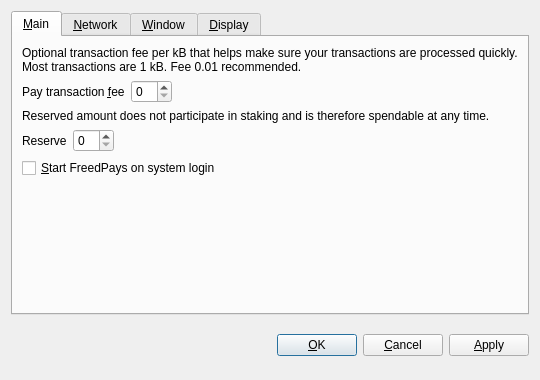
<?xml version="1.0" encoding="UTF-8"?>
<ui version="4.0">
 <class>OptionsDialog</class>
 <widget class="QDialog" name="OptionsDialog">
  <property name="geometry">
   <rect>
    <x>0</x>
    <y>0</y>
    <width>540</width>
    <height>380</height>
   </rect>
  </property>
  <property name="windowTitle">
   <string>Options</string>
  </property>
  <property name="modal">
   <bool>true</bool>
  </property>
  <layout class="QVBoxLayout" name="verticalLayout">
   <item>
    <widget class="QTabWidget" name="tabWidget">
     <property name="tabPosition">
      <enum>QTabWidget::North</enum>
     </property>
     <property name="currentIndex">
      <number>0</number>
     </property>
     <widget class="QWidget" name="tabMain">
      <attribute name="title">
       <string>&amp;Main</string>
      </attribute>
      <layout class="QVBoxLayout" name="verticalLayout_Main">
       <item>
        <widget class="QLabel" name="transactionFeeInfoLabel">
         <property name="text">
          <string>Optional transaction fee per kB that helps make sure your transactions are processed quickly. Most transactions are 1 kB. Fee 0.01 recommended.</string>
         </property>
         <property name="textFormat">
          <enum>Qt::PlainText</enum>
         </property>
         <property name="wordWrap">
          <bool>true</bool>
         </property>
        </widget>
       </item>
       <item>
        <layout class="QHBoxLayout" name="horizontalLayoutFee">
         <item>
          <widget class="QLabel" name="transactionFeeLabel">
           <property name="text">
            <string>Pay transaction &amp;fee</string>
           </property>
           <property name="textFormat">
            <enum>Qt::PlainText</enum>
           </property>
           <property name="buddy">
            <cstring>transactionFee</cstring>
           </property>
          </widget>
         </item>
         <item>
          <widget class="BitcoinAmountField" name="transactionFee"/>
         </item>
         <item>
          <spacer name="horizontalSpacerFee">
           <property name="orientation">
            <enum>Qt::Horizontal</enum>
           </property>
           <property name="sizeHint" stdset="0">
            <size>
             <width>40</width>
             <height>20</height>
            </size>
           </property>
          </spacer>
         </item>
        </layout>
       </item>
       <item>
        <widget class="QLabel" name="reserveBalanceInfoLabel">
         <property name="text">
          <string>Reserved amount does not participate in staking and is therefore spendable at any time.</string>
         </property>
         <property name="textFormat">
          <enum>Qt::PlainText</enum>
         </property>
         <property name="wordWrap">
          <bool>true</bool>
         </property>
        </widget>
       </item>
       <item>
        <layout class="QHBoxLayout" name="horizontalLayoutReserveBalance">
         <item>
          <widget class="QLabel" name="reserveBalanceLabel">
           <property name="text">
            <string>Reserve</string>
           </property>
           <property name="textFormat">
            <enum>Qt::PlainText</enum>
           </property>
           <property name="buddy">
            <cstring>reserveBalance</cstring>
           </property>
          </widget>
         </item>
         <item>
          <widget class="BitcoinAmountField" name="reserveBalance"/>
         </item>
         <item>
          <spacer name="horizontalSpacerReserveBalance">
           <property name="orientation">
            <enum>Qt::Horizontal</enum>
           </property>
           <property name="sizeHint" stdset="0">
            <size>
             <width>40</width>
             <height>20</height>
            </size>
           </property>
          </spacer>
         </item>
        </layout>
       </item>
       <item>
        <widget class="QCheckBox" name="bitcoinAtStartup">
         <property name="toolTip">
          <string>Automatically start FreedPays after logging in to the system.</string>
         </property>
         <property name="text">
          <string>&amp;Start FreedPays on system login</string>
         </property>
        </widget>
       </item>
       <item>
        <spacer name="verticalSpacer_Main">
         <property name="orientation">
          <enum>Qt::Vertical</enum>
         </property>
         <property name="sizeHint" stdset="0">
          <size>
           <width>20</width>
           <height>40</height>
          </size>
         </property>
        </spacer>
       </item>
      </layout>
     </widget>
     <widget class="QWidget" name="tabNetwork">
      <attribute name="title">
       <string>&amp;Network</string>
      </attribute>
      <layout class="QVBoxLayout" name="verticalLayout_Network">
       <item>
        <widget class="QCheckBox" name="mapPortUpnp">
         <property name="toolTip">
          <string>Automatically open the FreedPays client port on the router. This only works when your router supports UPnP and it is enabled.</string>
         </property>
         <property name="text">
          <string>Map port using &amp;UPnP</string>
         </property>
        </widget>
       </item>
       <item>
        <widget class="QCheckBox" name="connectSocks">
         <property name="toolTip">
          <string>Connect to the FreedPays network through a SOCKS5 proxy (e.g. when connecting through Tor).</string>
         </property>
         <property name="text">
          <string>&amp;Connect through SOCKS5 proxy:</string>
         </property>
        </widget>
       </item>
       <item>
        <layout class="QHBoxLayout" name="horizontalLayout_Network">
         <item>
          <widget class="QLabel" name="proxyIpLabel">
           <property name="text">
            <string>Proxy &amp;IP:</string>
           </property>
           <property name="textFormat">
            <enum>Qt::PlainText</enum>
           </property>
           <property name="buddy">
            <cstring>proxyIp</cstring>
           </property>
          </widget>
         </item>
         <item>
          <widget class="QValidatedLineEdit" name="proxyIp">
           <property name="maximumSize">
            <size>
             <width>140</width>
             <height>16777215</height>
            </size>
           </property>
           <property name="toolTip">
            <string>IP address of the proxy (e.g. 127.0.0.1)</string>
           </property>
          </widget>
         </item>
         <item>
          <widget class="QLabel" name="proxyPortLabel">
           <property name="text">
            <string>&amp;Port:</string>
           </property>
           <property name="textFormat">
            <enum>Qt::PlainText</enum>
           </property>
           <property name="buddy">
            <cstring>proxyPort</cstring>
           </property>
          </widget>
         </item>
         <item>
          <widget class="QLineEdit" name="proxyPort">
           <property name="maximumSize">
            <size>
             <width>55</width>
             <height>16777215</height>
            </size>
           </property>
           <property name="toolTip">
            <string>Port of the proxy (e.g. 9050)</string>
           </property>
          </widget>
         </item>
         <item>
          <spacer name="horizontalSpacer_Network">
           <property name="orientation">
            <enum>Qt::Horizontal</enum>
           </property>
           <property name="sizeHint" stdset="0">
            <size>
             <width>40</width>
             <height>20</height>
            </size>
           </property>
          </spacer>
         </item>
        </layout>
       </item>
       <item>
        <spacer name="verticalSpacer_Network">
         <property name="orientation">
          <enum>Qt::Vertical</enum>
         </property>
         <property name="sizeHint" stdset="0">
          <size>
           <width>20</width>
           <height>40</height>
          </size>
         </property>
        </spacer>
       </item>
      </layout>
     </widget>
     <widget class="QWidget" name="tabWindow">
      <attribute name="title">
       <string>&amp;Window</string>
      </attribute>
      <layout class="QVBoxLayout" name="verticalLayout_Window">
       <item>
        <widget class="QCheckBox" name="minimizeToTray">
         <property name="toolTip">
          <string>Show only a tray icon after minimizing the window.</string>
         </property>
         <property name="text">
          <string>&amp;Minimize to the tray instead of the taskbar</string>
         </property>
        </widget>
       </item>
       <item>
        <widget class="QCheckBox" name="minimizeOnClose">
         <property name="toolTip">
          <string>Minimize instead of exit the application when the window is closed. When this option is enabled, the application will be closed only after selecting Quit in the menu.</string>
         </property>
         <property name="text">
          <string>M&amp;inimize on close</string>
         </property>
        </widget>
       </item>
       <item>
        <spacer name="verticalSpacer_Window">
         <property name="orientation">
          <enum>Qt::Vertical</enum>
         </property>
         <property name="sizeHint" stdset="0">
          <size>
           <width>20</width>
           <height>40</height>
          </size>
         </property>
        </spacer>
       </item>
      </layout>
     </widget>
     <widget class="QWidget" name="tabDisplay">
      <attribute name="title">
       <string>&amp;Display</string>
      </attribute>
      <layout class="QVBoxLayout" name="verticalLayout_Display">
       <item>
        <layout class="QHBoxLayout" name="horizontalLayout_1_Display">
         <item>
          <widget class="QLabel" name="langLabel">
           <property name="text">
            <string>User Interface &amp;language:</string>
           </property>
           <property name="textFormat">
            <enum>Qt::PlainText</enum>
           </property>
           <property name="buddy">
            <cstring>lang</cstring>
           </property>
          </widget>
         </item>
         <item>
          <widget class="QValueComboBox" name="lang">
           <property name="toolTip">
            <string>The user interface language can be set here. This setting will take effect after restarting FreedPays.</string>
           </property>
          </widget>
         </item>
        </layout>
       </item>
       <item>
        <layout class="QHBoxLayout" name="horizontalLayout_2_Display">
         <item>
          <widget class="QLabel" name="unitLabel">
           <property name="text">
            <string>&amp;Unit to show amounts in:</string>
           </property>
           <property name="textFormat">
            <enum>Qt::PlainText</enum>
           </property>
           <property name="buddy">
            <cstring>unit</cstring>
           </property>
          </widget>
         </item>
         <item>
          <widget class="QValueComboBox" name="unit">
           <property name="toolTip">
            <string>Choose the default subdivision unit to show in the interface and when sending coins.</string>
           </property>
          </widget>
         </item>
        </layout>
       </item>
       <item>
        <widget class="QCheckBox" name="coinControlFeatures">
         <property name="toolTip">
          <string>Whether to show coin control features or not.</string>
         </property>
         <property name="text">
          <string>Display coin &amp;control features (experts only!)</string>
         </property>
        </widget>
       </item>
       <item>
        <widget class="QCheckBox" name="minimizeCoinAge">
         <property name="toolTip">
          <string>Whether to select the coin outputs randomly or with minimal coin age.</string>
         </property>
         <property name="text">
          <string>Minimize weight consumption (experimental)</string>
         </property>
        </widget>
       </item>
       <!-- <item>
        <widget class="QCheckBox" name="useBlackTheme">
         <property name="text">
          <string>Use black visual theme (requires restart)</string>
         </property>
        </widget>
       </item> -->
       <item>
        <spacer name="verticalSpacer_Display">
         <property name="orientation">
          <enum>Qt::Vertical</enum>
         </property>
         <property name="sizeHint" stdset="0">
          <size>
           <width>20</width>
           <height>40</height>
          </size>
         </property>
        </spacer>
       </item>
      </layout>
     </widget>
    </widget>
   </item>
   <item>
    <layout class="QHBoxLayout" name="horizontalLayout_Buttons">
     <item>
      <spacer name="horizontalSpacer_1">
       <property name="orientation">
        <enum>Qt::Horizontal</enum>
       </property>
       <property name="sizeHint" stdset="0">
        <size>
         <width>40</width>
         <height>48</height>
        </size>
       </property>
      </spacer>
     </item>
     <item>
      <widget class="QLabel" name="statusLabel">
       <property name="font">
        <font>
         <weight>75</weight>
         <bold>true</bold>
        </font>
       </property>
       <property name="text">
        <string/>
       </property>
       <property name="textFormat">
        <enum>Qt::PlainText</enum>
       </property>
       <property name="wordWrap">
        <bool>true</bool>
       </property>
      </widget>
     </item>
     <item>
      <spacer name="horizontalSpacer_2">
       <property name="orientation">
        <enum>Qt::Horizontal</enum>
       </property>
       <property name="sizeHint" stdset="0">
        <size>
         <width>40</width>
         <height>48</height>
        </size>
       </property>
      </spacer>
     </item>
     <item>
      <widget class="QPushButton" name="okButton">
       <property name="text">
        <string>&amp;OK</string>
       </property>
      </widget>
     </item>
     <item>
      <widget class="QPushButton" name="cancelButton">
       <property name="text">
        <string>&amp;Cancel</string>
       </property>
       <property name="autoDefault">
        <bool>false</bool>
       </property>
      </widget>
     </item>
     <item>
      <widget class="QPushButton" name="applyButton">
       <property name="text">
        <string>&amp;Apply</string>
       </property>
       <property name="autoDefault">
        <bool>false</bool>
       </property>
      </widget>
     </item>
    </layout>
   </item>
  </layout>
 </widget>
 <customwidgets>
  <customwidget>
   <class>BitcoinAmountField</class>
   <extends>QSpinBox</extends>
   <header>bitcoinamountfield.h</header>
  </customwidget>
  <customwidget>
   <class>QValueComboBox</class>
   <extends>QComboBox</extends>
   <header>qvaluecombobox.h</header>
  </customwidget>
  <customwidget>
   <class>QValidatedLineEdit</class>
   <extends>QLineEdit</extends>
   <header>qvalidatedlineedit.h</header>
  </customwidget>
 </customwidgets>
 <resources/>
 <connections/>
</ui>
